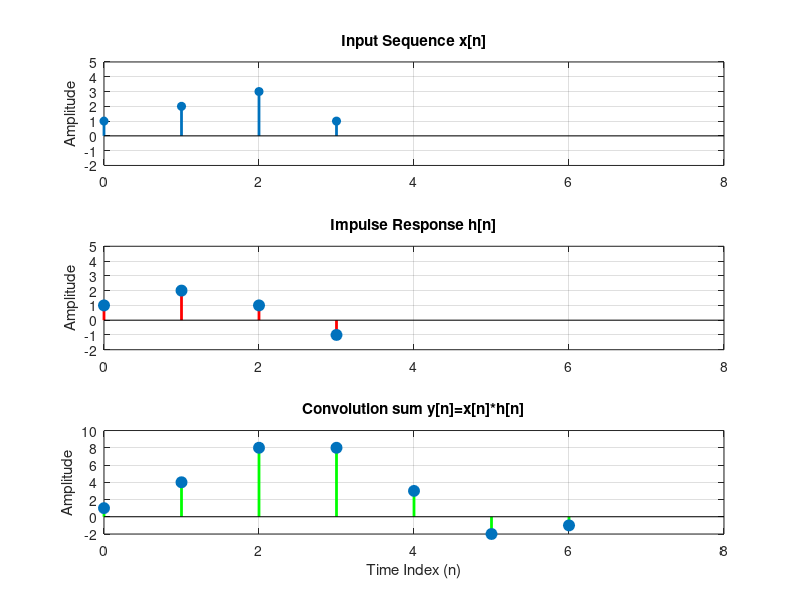

MATLAB code to generate this figure:
%% 1. Define the sequencs
% Sequence x[n]:input
x=[1,2,3,1];
nx=0:3;

%Sequence h[n]:Impulse Response
h=[1,2,1,-1];
nh=0:3;

%% 2 Perform Convolution
y=conv(x,h);

%% 3. Define the time axis for output 
ny_start = nx(1) + nh(1);
ny_end = nx(end) + nh(end);
ny= ny_start : ny_end;

%% 4. Visualization (Plotting)
figure('Name',"Linear Convolution",'Color','w');

%Plot Input x[n]
subplot(3,1,1);
stem(nx,x,'Filled','LineWidth',2,'MarkerSize',6);
grid on;axis([0 8 -2 5]);
title('Input Sequence x[n]');
ylabel('Amplitude');

%Plot impulse Response h[n]
subplot(3,1,2);
stem(nh,h,"filled","LineWidth",2,'MarkerSize',8,'Color','r');
grid on; axis([0 8 -2 5]);
title("Impulse Response h[n]");
ylabel("Amplitude");

%Plot Convolution Result y[n]
subplot(3,1,3);
stem(ny,y,"filled",'LineWidth',2,'MarkerSize',8,'Color','g');
grid on; axis([0 8 -2 10]);
title("Convolution sum y[n]=x[n]*h[n]");
xlabel("Time Index (n)");
ylabel("Amplitude");

% Display the numerical result in Command Window
disp('Resulting Sequence y[n]:');
disp(y)
